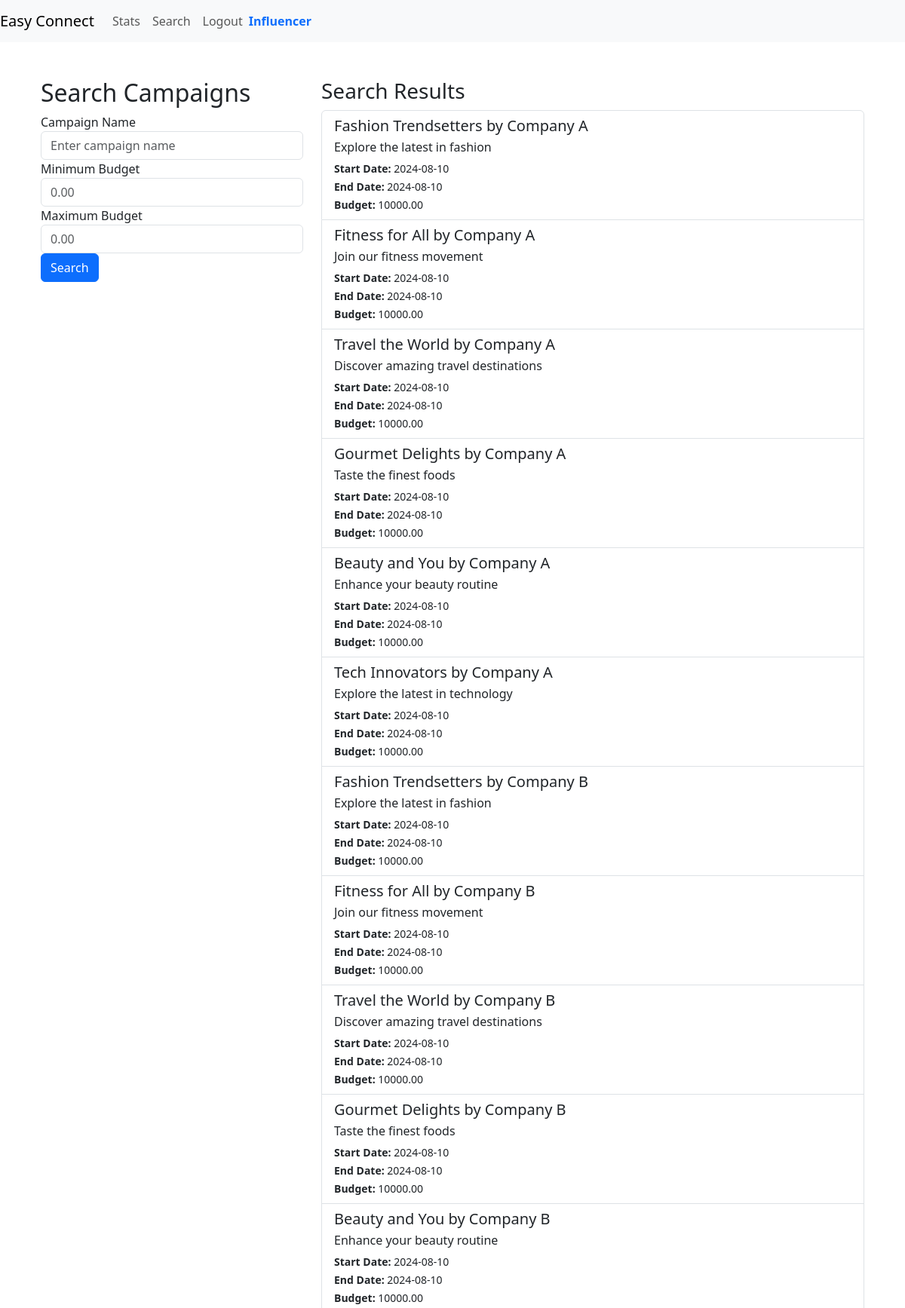
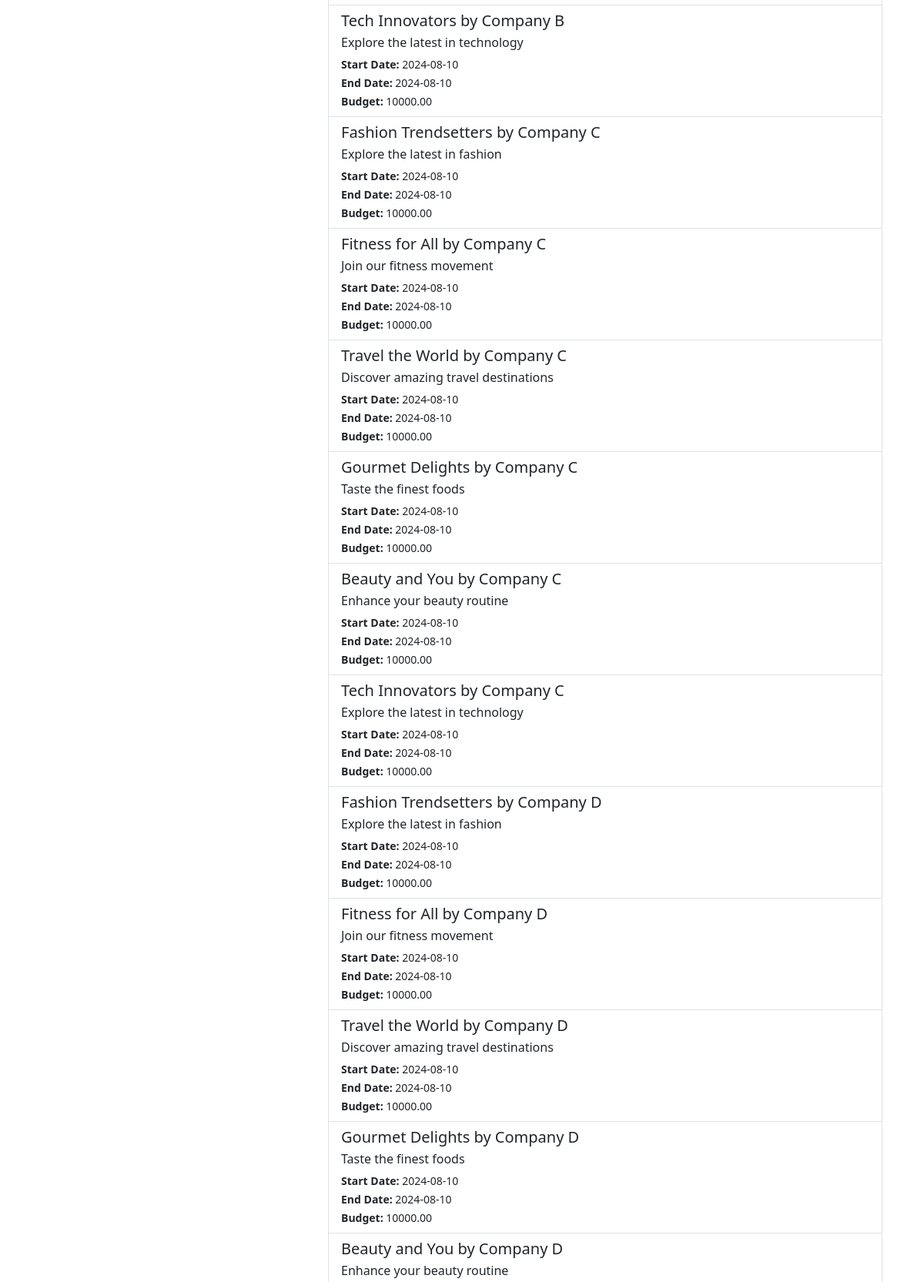
The page /campaign_search (signed in, upper part) on the database its author committed (2 pictures, top to bottom).
### models.py (models this page shows)
class Campaign(db.Model):
    __tablename__ = 'campaign'
    campaign_id = db.Column(db.Integer, primary_key=True, autoincrement=True)
    sponsor_id = db.Column(db.Integer, db.ForeignKey('sponsors.sponsor_id'), nullable=False)
    name = db.Column(db.String(32),unique=True, nullable=False)
    description = db.Column(db.String(128))
    start_date = db.Column(db.Date)
    end_date = db.Column(db.Date)
    budget = db.Column(db.Float(10, 2), nullable=False)
    visibility = db.Column(Enum('private', 'public', name='visibility_types'), default='public', nullable=False)
    goals = db.Column(db.String(128))
    niche = db.Column(db.String(32),nullable=False)
    campaign_status = db.Column(Enum('ongoing', 'flagged', 'deleted', 'completed' ,name='campaign_status_types'), default='ongoing', nullable=False)
    sponsor = db.relationship('Sponsor', backref=db.backref('campaigns', lazy=True))

### routes.py (the view, shortened to what this page needs)
@app.route('/campaign_search', methods=['GET', 'POST'])
@auth_rep
def influencer_search():  #will be used by influencer and admin to search for campaigns
    if session['role_id'] == 1:
            query = Campaign.query
    search_results = query.all()
    return render_template('campaign_search.html', search_results=search_results)

### routes.py (called while the page is built)
def auth_rep(func):
    @wraps(func)
    def inner(*args,**kwargs):
        if 'user_id' in session:
            user = User.query.get(session['user_id'])
            if user.is_flagged:
                flash('Your account is flagged and cannot perform this action.', 'error')
                return redirect(url_for('login'))
            return func(*args,**kwargs)
        else:
            flash('You are not logged in,Please login to proceed','error')
            return redirect(url_for('login'))
    return inner

### templates/campaign_search.html (shortened to what this page needs)
{% extends 'layout.html' %}
{% block content %}
<div class="container">
    <div class="row">
        <div class="col-md-4">
            <h2>Search Campaigns</h2>
            <form action="{{ url_for('influencer_search') }}" method="POST">
                <div class="form-group">
                    <label for="search_query">Campaign Name</label>
                    <input type="text" name="search_query" id="search_query" class="form-control" placeholder="Enter campaign name">
                </div>
                <div class="form-group">
                    <label for="min_budget">Minimum Budget</label>
                    <input type="number" name="min_budget" id="min_budget" class="form-control" placeholder="0.00" step="0.01">
                </div>
                <div class="form-group">
                    <label for="max_budget">Maximum Budget</label>
                    <input type="number" name="max_budget" id="max_budget" class="form-control" placeholder="0.00" step="0.01">
                </div>
                <button type="submit" class="btn btn-primary">Search</button>
            </form>
        </div>
        <div class="col-md-8">
            <h3>Search Results</h3>
            <div class="list-group">
                {% if search_results %}
                    {% for campaign in search_results %}
                        <a href="{{ url_for('campaign_details', campaign_id=campaign.campaign_id) }}" class="list-group-item list-group-item-action">
                            <h5 class="mb-1">{{ campaign.name }}</h5>
                            <p class="mb-1">{{ campaign.description }}</p>
                            <small><strong>Start Date:</strong> {{ campaign.start_date }}</small><br>
                            <small><strong>End Date:</strong> {{ campaign.end_date }}</small><br>
                            <small><strong>Budget:</strong> {{ campaign.budget | round(2) }}</small>
                        </a>
                    {% endfor %}
                {% else %}
                    <p>No campaigns found matching your criteria.</p>
                {% endif %}
            </div>
        </div>
    </div>
</div>
{% endblock %}

### rows shown on the page
Campaign: name "Fashion Trendsetters by Company A", description "Explore the latest in fashion", start_date "2024-08-10", end_date "2024-08-10", budget "10000.00"
Campaign: name "Fitness for All by Company A", description "Join our fitness movement", start_date "2024-08-10", end_date "2024-08-10", budget "10000.00"
Campaign: name "Travel the World by Company A", description "Discover amazing travel destinations", start_date "2024-08-10", end_date "2024-08-10", budget "10000.00"
Campaign: name "Gourmet Delights by Company A", description "Taste the finest foods", start_date "2024-08-10", end_date "2024-08-10", budget "10000.00"
Campaign: name "Beauty and You by Company A", description "Enhance your beauty routine", start_date "2024-08-10", end_date "2024-08-10", budget "10000.00"
Campaign: name "Tech Innovators by Company A", description "Explore the latest in technology", start_date "2024-08-10", end_date "2024-08-10", budget "10000.00"
Campaign: name "Fashion Trendsetters by Company B", description "Explore the latest in fashion", start_date "2024-08-10", end_date "2024-08-10", budget "10000.00"
Campaign: name "Fitness for All by Company B", description "Join our fitness movement", start_date "2024-08-10", end_date "2024-08-10", budget "10000.00"
Campaign: name "Travel the World by Company B", description "Discover amazing travel destinations", start_date "2024-08-10", end_date "2024-08-10", budget "10000.00"
Campaign: name "Gourmet Delights by Company B", description "Taste the finest foods", start_date "2024-08-10", end_date "2024-08-10", budget "10000.00"
Campaign: name "Beauty and You by Company B", description "Enhance your beauty routine", start_date "2024-08-10", end_date "2024-08-10", budget "10000.00"
Campaign: name "Tech Innovators by Company B", description "Explore the latest in technology", start_date "2024-08-10", end_date "2024-08-10", budget "10000.00"
Campaign: name "Fashion Trendsetters by Company C", description "Explore the latest in fashion", start_date "2024-08-10", end_date "2024-08-10", budget "10000.00"
Campaign: name "Fitness for All by Company C", description "Join our fitness movement", start_date "2024-08-10", end_date "2024-08-10", budget "10000.00"
Campaign: name "Travel the World by Company C", description "Discover amazing travel destinations", start_date "2024-08-10", end_date "2024-08-10", budget "10000.00"
Campaign: name "Gourmet Delights by Company C", description "Taste the finest foods", start_date "2024-08-10", end_date "2024-08-10", budget "10000.00"
Campaign: name "Beauty and You by Company C", description "Enhance your beauty routine", start_date "2024-08-10", end_date "2024-08-10", budget "10000.00"
Campaign: name "Tech Innovators by Company C", description "Explore the latest in technology", start_date "2024-08-10", end_date "2024-08-10", budget "10000.00"
Campaign: name "Fashion Trendsetters by Company D", description "Explore the latest in fashion", start_date "2024-08-10", end_date "2024-08-10", budget "10000.00"
Campaign: name "Fitness for All by Company D", description "Join our fitness movement", start_date "2024-08-10", end_date "2024-08-10", budget "10000.00"
Campaign: name "Travel the World by Company D", description "Discover amazing travel destinations", start_date "2024-08-10", end_date "2024-08-10", budget "10000.00"
Campaign: name "Gourmet Delights by Company D", description "Taste the finest foods", start_date "2024-08-10", end_date "2024-08-10", budget "10000.00"
Campaign: name "Beauty and You by Company D", description "Enhance your beauty routine"
